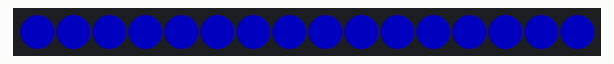
This sketch was run on a simulated Arduino Uno, built with avr-gcc and run on an emulated ATmega328P. Shown: 16 RGB LEDs in strip order, left to right. Dim RGB values are drawn brighter than linear.

Above: at 0.1 s.
At 0.6 s:
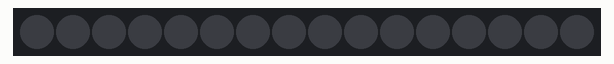

The sketch:

NEO_led_blink_Step3.ino
```cpp
/* Written by - Rahul Sharma
for - Yolabs - 14th Feb 2026
Note - Neopixel LED has taken a centerstage all projects that need lighting, including fountaion to battlebots to EV Scooters

Here is the simple code that gives you a light moving effect. In actual it is turinning on one led at a time for 60 mili second and than make on next one and place the current led off

Connections
  Neopixel            ESP

  5V                  Vin ( note you can connect to 3v3 also but power will be super dim)
  GND                 GND
  DI                  D4
  DO                  open or next neo-rings's DI pin)
*/

#include <Adafruit_NeoPixel.h>

#define PIN 4
#define NUMPIXELS 16

// Easy settings
#define BRIGHTNESS 80
#define BLINK_DELAY_MS 500   // 500ms = 0.5 sec

Adafruit_NeoPixel pixels(NUMPIXELS, PIN, NEO_GRB + NEO_KHZ800);

void setup() {
  pixels.begin();
  pixels.setBrightness(BRIGHTNESS);
  pixels.clear();
  pixels.show();
}

void loop() {
  // Turn ON all LEDs (Blue)
  for (int i = 0; i < NUMPIXELS; i++) {
    pixels.setPixelColor(i, pixels.Color(0, 0, 255));
  }
  pixels.show();
  delay(BLINK_DELAY_MS);

  // Turn OFF all LEDs
  pixels.clear();
  pixels.show();
  delay(BLINK_DELAY_MS);
}
```

Measured:
- what the display in image 1 shows lasts 0.5 s, from 0.5 s to 1.0 s
